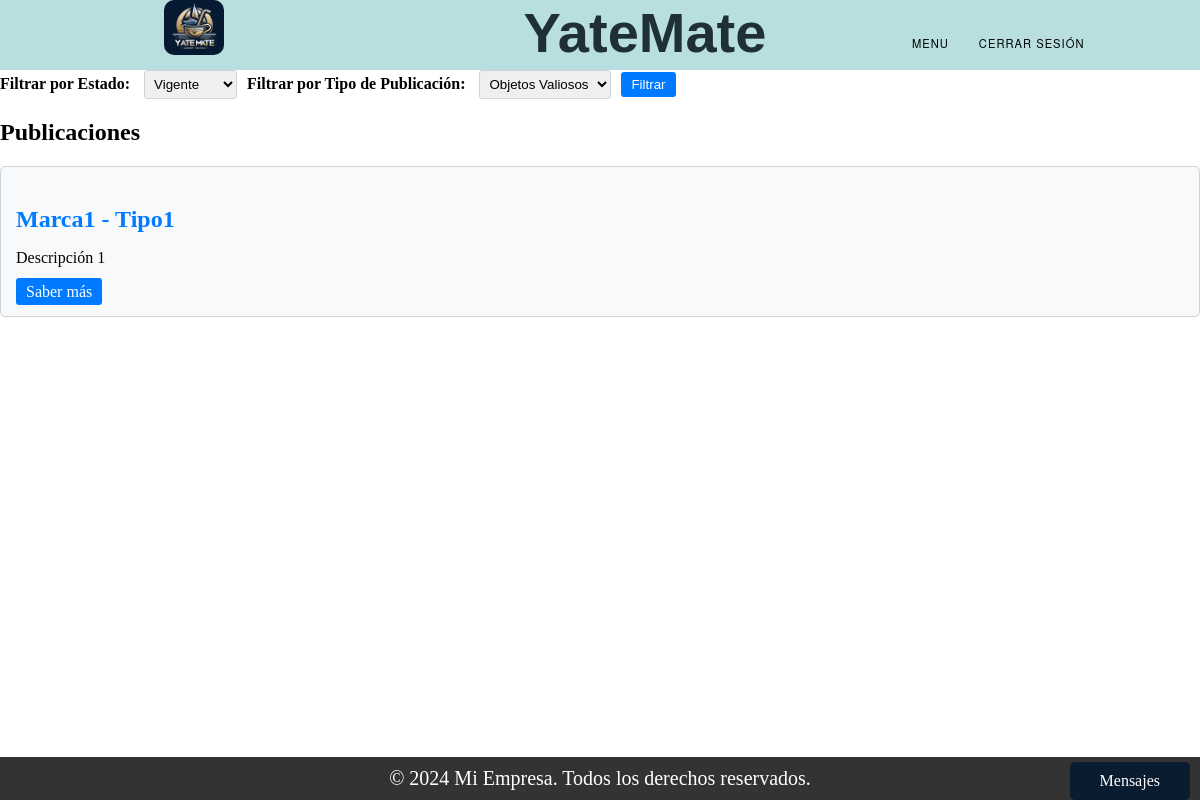
The app's page /list/ (signed in), older data.
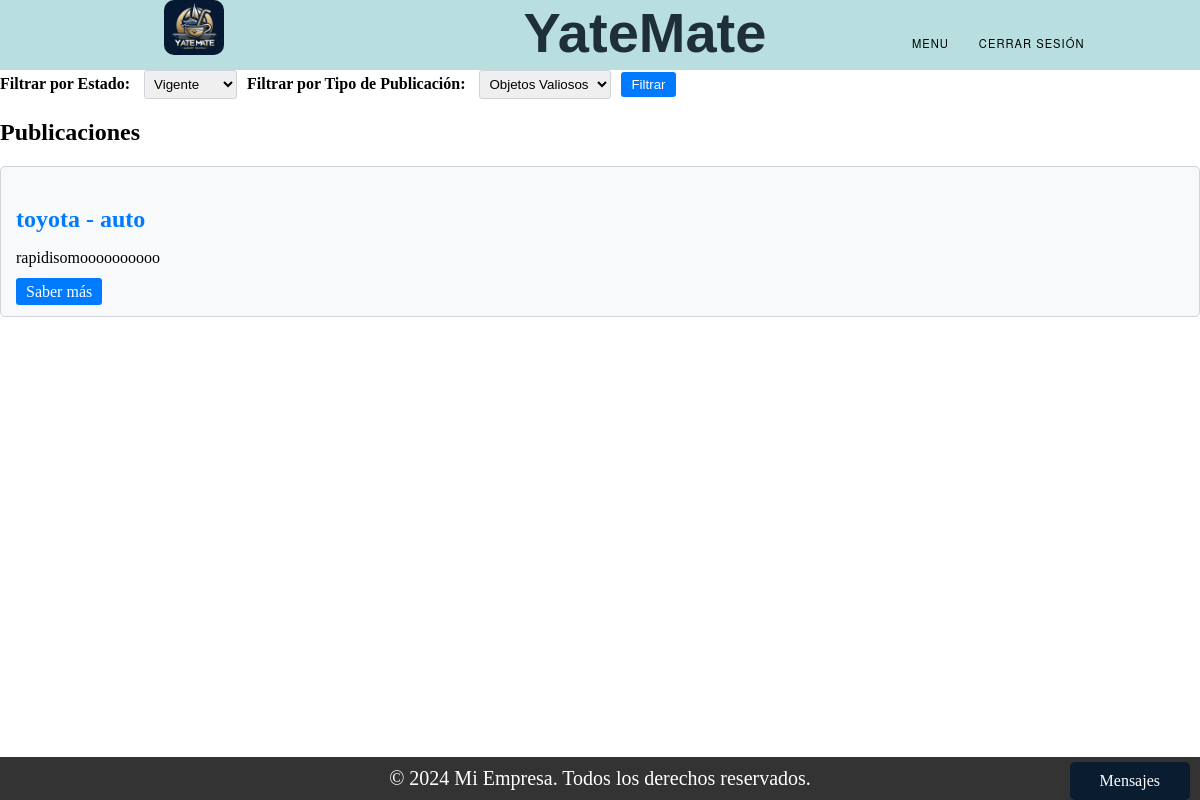
The same page, newer data.
### Trueque/models.py (models this page shows, shortened)
class Publicacion_ObjetoValioso(models.Model):
    ESTADO_CHOICES = (
        ('Vigente', 'Vigente'),
        ('Proceso', 'Proceso'),
        ('Finalizado', 'Finalizado'),
    )
    tipo = models.CharField(max_length=100)
    marca = models.CharField(max_length=100)
    descripcion = models.TextField()
    estado = models.CharField(max_length=50)
    dueño = models.ForeignKey(User, on_delete=models.SET_NULL, null=True)
    foto = models.ImageField(upload_to='static/img_o/')

### Trueque/views.py (the view)
# urls.py: path("list/", views.list, name="list"),
def list(request):
    objetos_valiosos = Publicacion_ObjetoValioso.objects.all()
    embarcaciones = Publicacion_Embarcacion.objects.all()
    tipo_filtro = request.GET.get('tipo', 'objetos valiosos')  # Valor por defecto 'objetos valiosos'
    estado_filtro = request.GET.get('estado', 'Vigente')  # Valor por defecto 'Vigente'
    if tipo_filtro == "":
        tipo_filtro = 'objetos valiosos'
    if estado_filtro == "":
        estado_filtro = 'Vigente'
    if tipo_filtro == 'objetos valiosos':
        objetos = objetos_valiosos.filter(estado=estado_filtro)
    elif tipo_filtro == 'embarcaciones':
        objetos = embarcaciones.filter(estado=estado_filtro)
    tipo_objetos = 'Objetos Valiosos' if tipo_filtro == 'objetos valiosos' else 'Embarcaciones'
    if request.session.get('trueque_finalizado', False):
        del request.session['trueque_finalizado']  # Eliminar la clave de la sesión
        return redirect('list')  # Redirigir para volver a cargar las publicaciones
    user_id = request.session['user_id']
    user = get_object_or_404(User, id=user_id)
    return render(request, 'list.html', {
        'objetos': objetos,
        'tipo_objetos': tipo_objetos,
    })

### Trueque/context_processors.py (called while the page is built)
def conversaciones_usuario(request):
    user_id = request.session.get('user_id')
    if user_id:
        conversaciones = Conversacion.objects.filter(Q(dueño_publicacion=user_id) | Q(solicitante=user_id))
        return {'conversaciones_usuario': conversaciones}
    else:
        return {'conversaciones_usuario': []}

### Trueque/templates/list.html (shortened to what this page needs)
{% extends "base.html" %}
{% block content %}
<form class="filter-form" method="GET" action="">
    <div style="display: flex; align-items: center;">
        <div style="margin-right: 10px;">
            <label for="estado">Filtrar por Estado:</label>
            <select name="estado" id="estado">
                <option value="Vigente"{% if request.GET.estado == 'Vigente' %} selected{% endif %}>Vigente</option>
            </select>
        </div>
        <div>
            <label for="tipo">Filtrar por Tipo de Publicación:</label>
            <select name="tipo" id="tipo">
                <option value="objetos valiosos"{% if request.GET.tipo == 'objetos valiosos' %} selected{% endif %}>Objetos Valiosos</option>
            </select>
        </div>
        <button type="submit" style="margin-left: 10px;">Filtrar</button>
    </div>
</form>
{% if objetos %}
    <h2>Publicaciones</h2>
    {% for objeto in objetos %}
        <div class="card">
            <h3 class="card-title">
                {% if objeto.embarcacion.nombre_fantasia %}
                    {{ objeto.embarcacion.nombre_fantasia }}
                {% else %}
                    {{ objeto.marca }}
                {% endif %}
                {% if objeto.embarcacion.tipo %}
                    - {{ objeto.embarcacion.tipo }}
                {% else %}
                    - {{ objeto.tipo }}
                {% endif %}
            </h3>
            <p>{{ objeto.descripcion|truncatechars:70 }}</p>
            <a href="{% url 'saber_mas' id=objeto.id tipo_objetos=tipo_objetos %}" class="btn btn-card">Saber más</a>
        </div>
    {% endfor %}
{% else %}
    <p>No se cuenta con Publicaciones.</p>
{% endif %}
{% endblock %}

Row changes from the older to the newer data that the page shows:
removed Publicacion_ObjetoValioso: marca "Marca1", tipo "Tipo1", descripcion "Descripción 1"
added Publicacion_ObjetoValioso: marca "toyota", tipo "auto", descripcion "rapidisomoooooooooo"
